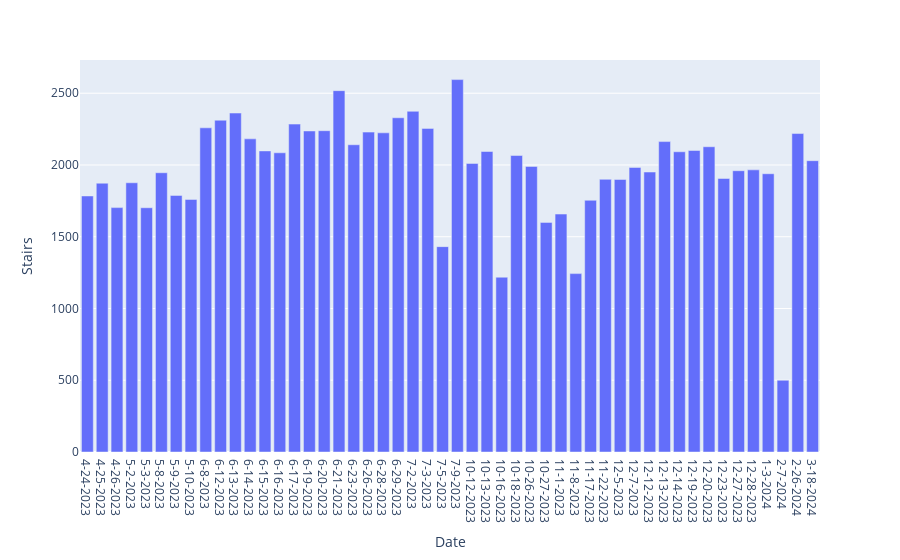

Source (notebook cell):
### Code cell
fig5 = px.bar(steps, x= 'Date', y= 'Stairs', hover_name= 'Time')
fig5.show()

### Figure 1 — Plotly figure (JSON) as saved in the notebook; plotly's stock layout.template omitted (floating-point values rounded to 4 significant figures)
{"data": [{"alignmentgroup": "True", "hovertemplate": "<b>%{hovertext}</b><br><br>Date=%{x}<br>Stairs=%{y}<extra></extra>", "hovertext": [35, 35, 35, 35, 35, 35, 35, 35, 35, 35, 35, 35, 35, 35, 35, 35, 35, 35, 35, 35, 35, 35, 35, 35, 20, 35, 35, 35, 20, 35, 35, 35, 35, 20, 35, 35, 35, 35, 35, 35, 35, 35, 35, 35, 35, 35, 35, 15, 35, 35], "legendgroup": "", "marker": {"color": "#636efa", "pattern": {"shape": ""}}, "name": "", "offsetgroup": "", "orientation": "v", "showlegend": false, "textposition": "auto", "x": ["4-24-2023", "4-25-2023", "4-26-2023", "5-2-2023", "5-3-2023", "5-8-2023", "5-9-2023", "5-10-2023", "6-8-2023", "6-12-2023", "6-13-2023", "6-14-2023", "6-15-2023", "6-16-2023", "6-17-2023", "6-19-2023", "6-20-2023", "6-21-2023", "6-23-2023", "6-26-2023", "6-28-2023", "6-29-2023", "7-2-2023", "7-3-2023", "7-5-2023", "7-9-2023", "10-12-2023", "10-13-2023", "10-16-2023", "10-18-2023", "10-26-2023", "10-27-2023", "11-1-2023", "11-8-2023", "11-17-2023", "11-22-2023", "12-5-2023", "12-7-2023", "12-12-2023", "12-13-2023", "12-14-2023", "12-19-2023", "12-20-2023", "12-23-2023", "12-27-2023", "12-28-2023", "1-3-2024", "2-7-2024", "2-26-2024", "3-18-2024"], "xaxis": "x", "y": [1784, 1873, 1703, 1876, 1702, 1946, 1788, 1760, 2259, 2312, 2362, 2182, 2098, 2085, 2285, 2237, 2239, 2518, 2141, 2229, 2224, 2329, 2374, 2255, 1431, 2595, 2011, 2094, 1218, 2066, 1990, 1600, 1658, 1243, 1754, 1900, 1899, 1983, 1951, 2163, 2092, 2101, 2127, 1906, 1960, 1966, 1939, 500, 2219, 2030], "yaxis": "y", "type": "bar"}], "layout": {"xaxis": {"anchor": "y", "domain": [0, 1], "title": {"text": "Date"}}, "yaxis": {"anchor": "x", "domain": [0, 1], "title": {"text": "Stairs"}}, "legend": {"tracegroupgap": 0}, "margin": {"t": 60}, "barmode": "relative"}}
